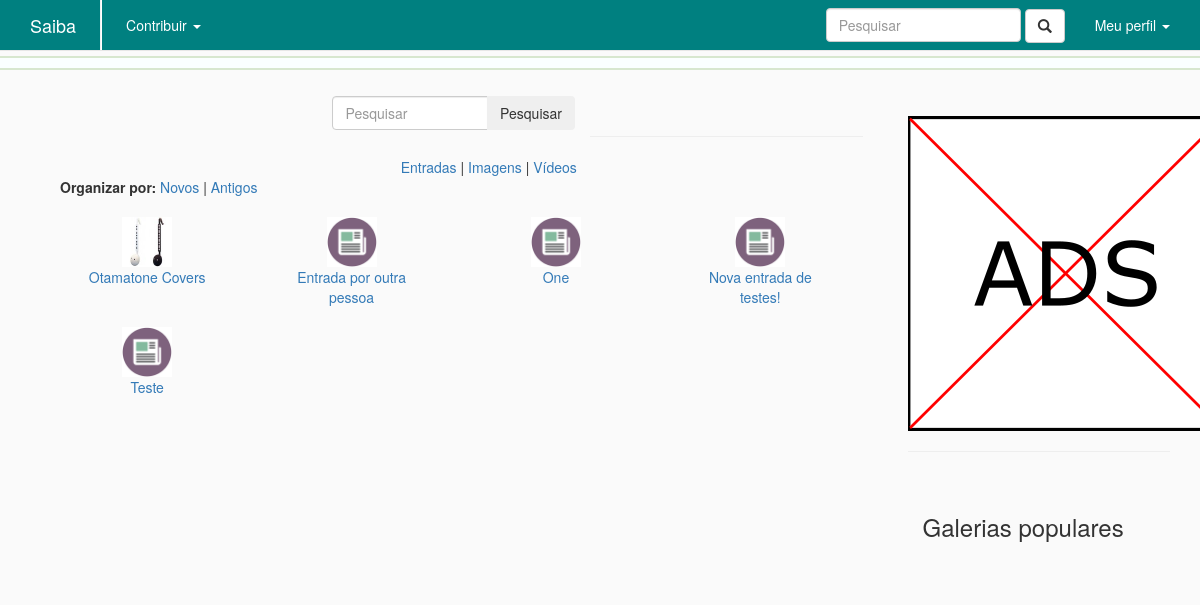
Before: /pesquisar/ with the older database file.
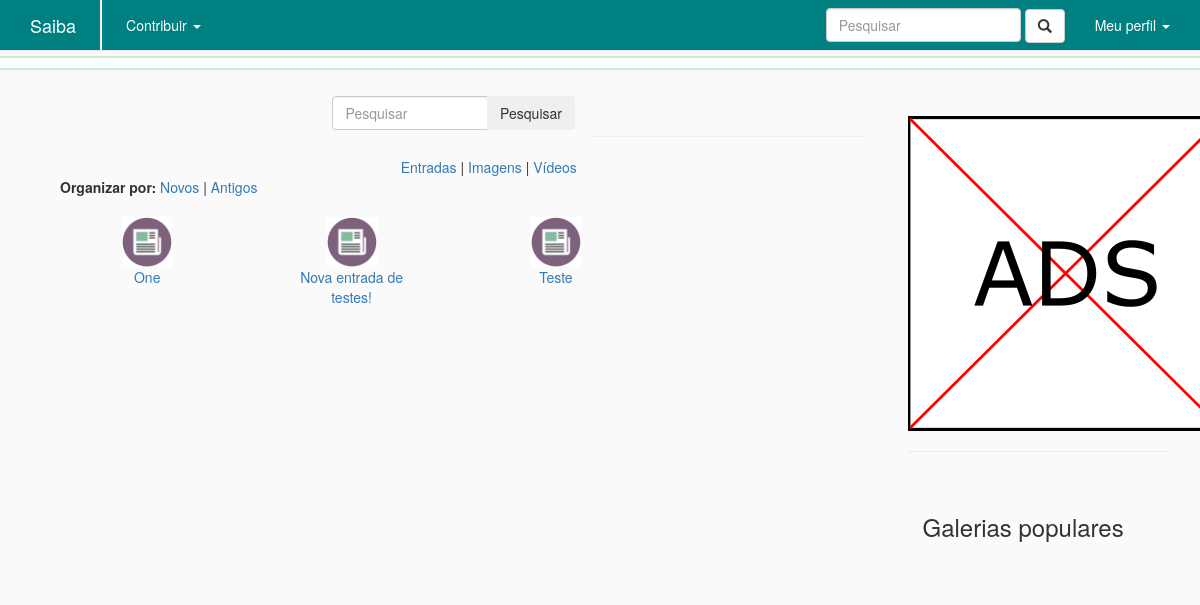
After: the same page with the newer database file.
### entry/models.py (models this page shows, shortened)
class Entry(models.Model):
    author                  = models.ForeignKey(User, default=1)
    title                   = models.CharField(max_length=250)
    slug                    = models.SlugField(max_length=250, default="", blank=True)
    status                  = models.ForeignKey(Status, default=1)
    category                = models.ForeignKey(Category, default=1)
    type                    = models.CharField(max_length=100)
    date_origin             = models.CharField(max_length=100, blank=True)
    origin                  = models.CharField(max_length=100)
    additional_references   = models.CharField(max_length=100)
    icon                    = models.ImageField(blank=True, upload_to='icon/')
    hidden                  = models.BooleanField(default=False)
    images_locked           = models.BooleanField(default=False)
    videos_locked           = models.BooleanField(default=False)
    comments_locked         = models.BooleanField(default=False)
    tags                    = models.ManyToManyField('home.Tag', blank=True)
    trending_points         = models.IntegerField(default=0)
    editorship              = models.ManyToManyField('profile.Profile', blank=True)
    class Meta:
        verbose_name_plural = "entries"

### home/views.py (the view)
# urls.py: url(r'^pesquisar/$', views.navbar_search, name = 'navbar_search'),
def navbar_search(request):
    query = request.GET.get('q')
    type = request.GET.get('type')
    order_by = request.GET.get('order_by')
    entries = Entry.objects.all()
    if query == None:
        query = ''
    if type == None:
        type = 'entry'
    if order_by == None:
        order_by = 'newer'
    search_result = None;
    if(type == 'entry'):
        search_result = Entry.objects.filter(title__contains=query, hidden=False)
    elif(type == 'image'):
        search_result = Image.objects.filter(title__contains=query, hidden=False)
    elif(type == 'video'):
        search_result = Video.objects.filter(title__contains=query, hidden=False)
    if(order_by == 'newer'):
        search_result = search_result.order_by('-id')
    elif(order_by == 'older'):
        search_result = search_result.order_by('id')
    args = {'entries' : entries,
            'search_result' : search_result,
            'query' : query,
            'type' : type,
            'order_by' : order_by}
    return render(request, 'home/search.html', args)

### home/templates/home/search.html (shortened to what this page needs)
﻿{% extends 'home/base.html' %}
{% block css %}
    {% load staticfiles %}
    <link rel="stylesheet" type="text/css" href="{% static 'home/index.css' %}"/>
{% endblock %}
{% block body %}
    <section id="pesquisa" class="container col-md-12">
        <form class="form-horizontal col-md-4 col-md-offset-4" action="{% url 'home:search' %}" method="get">
            <div class="input-group">
                <input name="q" type="text" class="form-control" placeholder="Pesquisar" value="{{query}}">
                <span class="input-group-btn">
                    <button class="btn btn-secondary" type="submit">Pesquisar</button>
                </span>
            </div>
        </form>
        <br><hr/>
        <div class="col-md-offset-5 col-md-12"><a href="/pesquisar/?q={{query}}&type=entry&order_by={{order_by}}">Entradas</a> | <a href="/pesquisar/?q={{query}}&type=image&order_by={{order_by}}">Imagens</a> | <a href="/pesquisar/?q={{query}}&type=video&order_by={{order_by}}">Vídeos</a></div>
        <div class="col-md-12"><b>Organizar por:</b> <a href="/pesquisar/?q={{query}}&type={{type}}&order_by=newer">Novos</a> | <a href="/pesquisar/?q={{query}}&type={{type}}&order_by=older">Antigos</a></div>
        {% if search_result %}
            {% for result in search_result %}
                {% if type == 'entry' %}
                    <a class="col-md-3" href="/entrada/{{result.slug}}/" style="margin-top: 20px">
                        <span class="col-md-12" style="text-align: center">
                            <img class="media-object" src="/media/{{result.icon}}" alt="{{result.title}}" height="50" style="display: block; margin: 0 auto">
                            {{result.title}}
                        </span>
                    </a>
                {% endif %}
            {% endfor %}
        {% else %}
            <span class="col-md-12" style="margin-top: 20px; margin-bottom: 20px">
                Não existem entradas com este nome.
            </span>
        {% endif %}
    </section>
{% endblock %}

### home/templates/home/base.html (shortened to what this page needs)
﻿<!DOCTYPE html>
<html lang="pt-br">
    <head>
        {% load staticfiles %}
        <link rel="stylesheet" href="https://maxcdn.bootstrapcdn.com/bootstrap/3.3.6/css/bootstrap.min.css">
        <link rel="stylesheet" type="text/css" href="{% static 'home/style.css' %}"/>
        <link rel="stylesheet" type="text/css" href="{% static 'home/navbar.css' %}"/>
        <link rel="stylesheet" type="text/css" href="{% static 'home/base.css' %}"/>
        {% block css %}
        {% endblock %}
    </head>
    <body>
        <nav id="saiba-navbar" class="navbar navbar-default navbar-fixed-top">
            <div class="container">
            <div class="navbar-header">
                <a class="navbar-brand" href="{% url 'home:index' %}">Saiba</a>
            </div>
            <div id="navbar" class="navbar-collapse collapse">
                <ul class="nav navbar-nav">
                    <li class="divider-vertical"></li>
                    <li class="dropdown">
                        <a href="#" class="dropdown-toggle" data-toggle="dropdown" role="button" aria-haspopup="true" aria-expanded="false">Contribuir <span class="caret"></span></a>
                </li>
                </ul>
                <ul class="nav navbar-nav navbar-right">
                    <form class="navbar-form navbar-left" action="{% url 'home:search' %}" method="post">
                        <div class="form-group">
                            <input id="navbar-search" name="q" type="text" class="form-control" placeholder="Pesquisar" autocomplete="off">
                            <button type="submit" class="btn btn-default glyphicon glyphicon-search"></button>
                        </div>
                    </form>
                    <li class="dropdown">
                        <a href="#" class="dropdown-toggle" data-toggle="dropdown" role="button" aria-haspopup="true" aria-expanded="false">Meu perfil <span class="caret"></span></a>
                </ul>
            </div>
            </div>
        </nav>
        <div class="">
            {% include "home/trending.html" %}
        </div>
        <div id="site-conteudo" class="col-md-12">
            <div id="site-contexto" class="col-md-9">
                {% block body %}
                {% endblock %}
            </div>
            <div id="sidebar" class="col-md-3">{% include "home/sidebar.html" %}</div>
        </div>
    </body>
</html>

### home/templates/home/trending.html (shortened to what this page needs)
<div id="trending_entries" class="col-md-12"></div>

### home/templates/home/sidebar.html (shortened to what this page needs)
﻿<section id="ads">
    <img src="/media/ad_test.png" class='media-object'/>
</section>
<hr/>
<section id="galerias-populares" class="container media col-md-12">
    <h2>Galerias populares</h2>
</section>

### home/static/home/style.css (style rules this page uses)
h2 { font-size: 24px; line-height: 40px; }

### home/static/home/base.css (style rules this page uses)
#saiba-navbar { background-color: teal; }
#saiba-navbar a { color: white; }
.divider-vertical { height: 30px; padding-top: 50px; margin: 0 9px; border-left: 1px solid #F2F2F2; border-right: 1px solid #FFF; }
#trending_entries { background-color: #faffff; padding: 5px 0px 5px 0px; border-width: 2px 0px 2px 0px; border-style: solid; border-color: #d7e7cf; }
#site-conteudo { margin-top: 20px; }

Changed rows visible on the page:
removed Entry: icon (picture), title "Otamatone Covers"
removed Entry: icon (picture), title "Entrada por outra pessoa"
